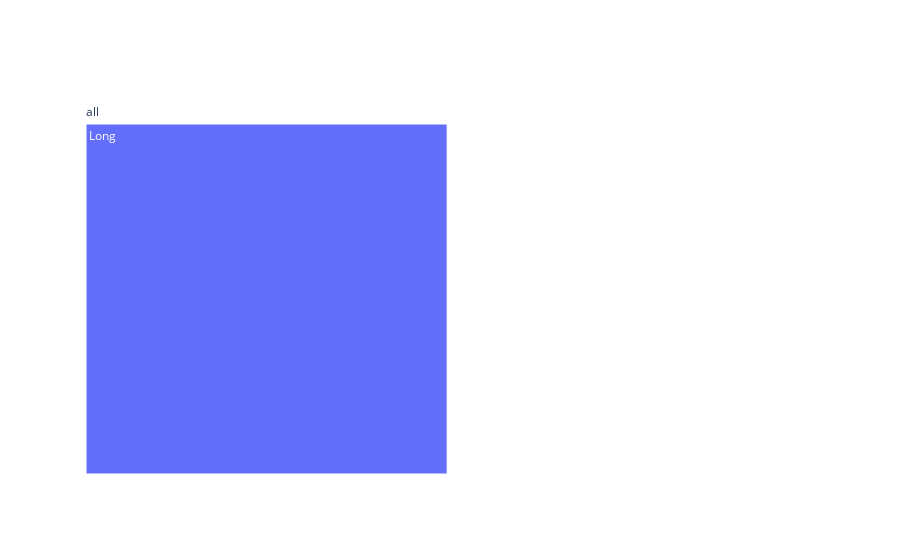

Source (notebook cell):
### Code cell
tm.make_treemap_from_range(hs, 0, 1)

### Figure 1 — Plotly figure (JSON) as saved in the notebook; plotly's stock layout.template omitted (floating-point values rounded to 4 significant figures)
{"data": [{"ids": ["all_users:all", "runtime_minutes:Long", "location:AL", "location:RI"], "labels": ["all", "Long", "AL", "RI"], "parents": ["", "all_users:all", "all_users:all", "all_users:all"], "type": "treemap", "values": [6040, 6040, 23, 22]}], "layout": {}}
